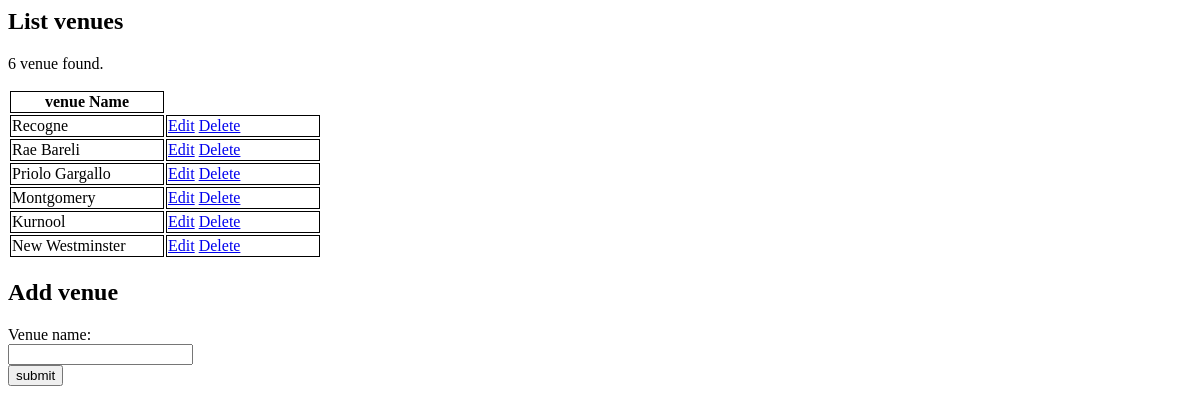
Page /Assignment/Admin/Unused/listVenue.php on the earlier database version.
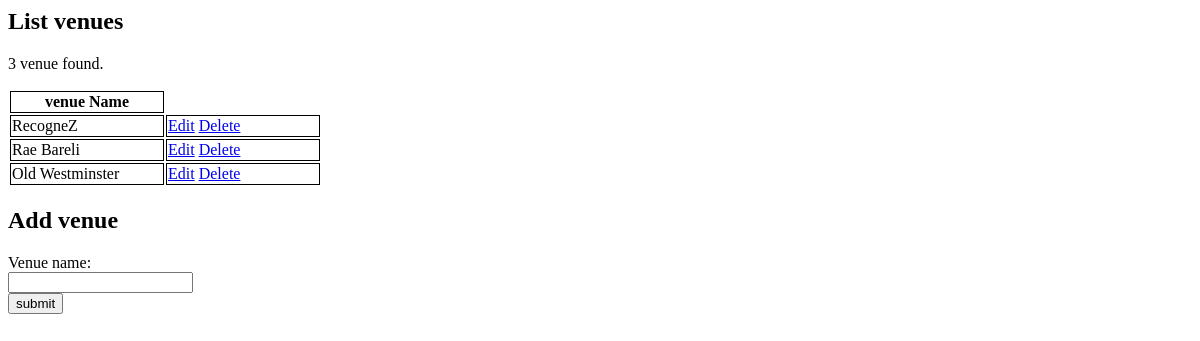
Same page on the later database version.
### tables this page shows
CREATE TABLE `venue` (
  `venue_id` int(4) UNSIGNED NOT NULL,
  `venue_name` varchar(50) NOT NULL,
  `capacity` smallint(4) UNSIGNED NOT NULL
);

### Assignment/Admin/Unused/listVenue.php (the view, shortened to what this page needs)
<head>
</head>
<body>
<h2><strong>List venues</strong></h2>
<?php
  @ $db = new mysqli('localhost', 'root', '', 'assignmentone');
    $query = "SELECT * FROM venue";
	$results = $db->query($query);
	echo '<p>'.$results->num_rows.' venue found.</p>';
  echo '<table><tr>';
  echo '<th>venue Name</th>';
  echo '</tr>';
  while ($row = $results->fetch_assoc())
  {
    echo '<tr><td>'.$row['venue_name'].'</td>';
  echo '<td><a href="AdminPage.php?edit_id='.$row['venue_id'].'">Edit</a> ';
  echo '<a href="AdminPage.php?del_id='.$row['venue_id'].'" onclick="return confirm(\Are you sure?\');">Delete</a> </td></tr>';
  }
  echo '</table>';
?>
<h2>Add venue</h2>
<!DOCTYPE html>
<html>
  <body>
	<form method="post" action="listVenue.php">
		Venue name:<br>
		<input type="text" name="venue_name">
		<br>
		<input type="submit" name="save" value="submit">
	</form>
  </body>
</html>
</body>
<html>

Differences in the rows shown:
removed venue: venue_name "Priolo Gargallo"
removed venue: venue_name "Montgomery"
removed venue: venue_name "Kurnool"
changed venue: venue_name "Recogne" → "RecogneZ"
changed venue: venue_name "New Westminster" → "Old Westminster"
Other differences:
$results->num_rows: "6" → "3"
